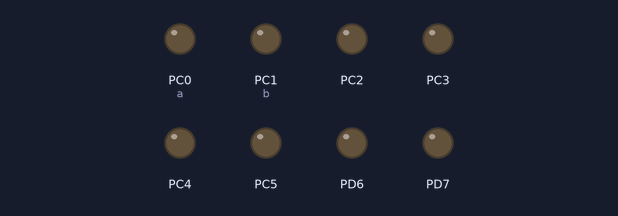
This program was run on a simulated ATmega8, built with avr-gcc and emulated at 16 MHz. Shown: output pins drawn as LEDs (lit = HIGH).

Above: at 0.07 s.
At 7.27 s:
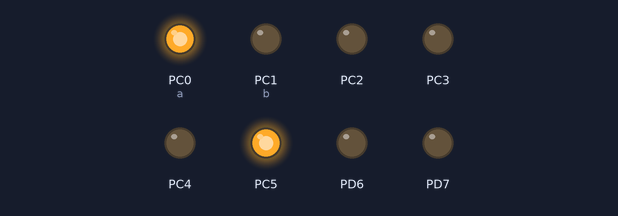
At 14.47 s:
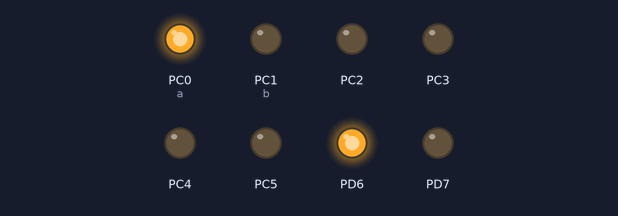
At 21.67 s:
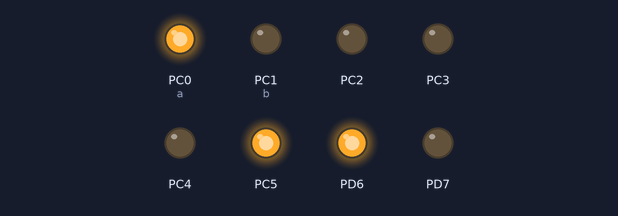
At 28.95 s:
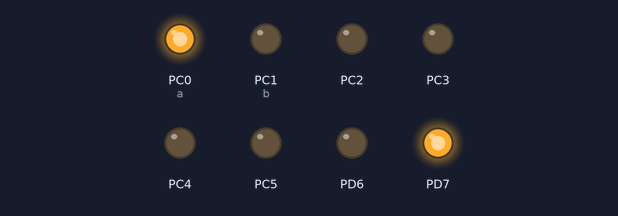
At 39.82 s:
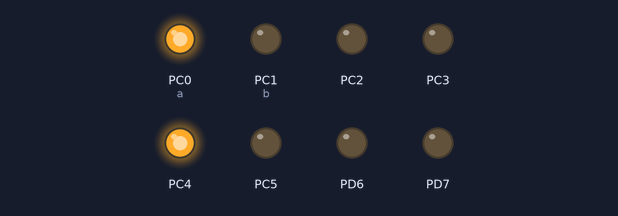
Timing chart, 0 to 40.0 s (numbered marks = the images above):
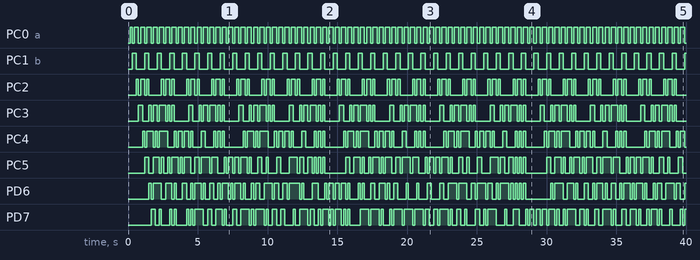

Measured:
- by itself, PC0 (a): repeats every 0.45 s: LOW 0.15 s, HIGH 0.30 s
- by itself, PC1 (b): alternates HIGH for 0.30 s and LOW for 0.60 s
- by itself, PC2: repeats every 1.8 s: LOW 0.15 s, HIGH 0.30 s, LOW 0.15 s, HIGH 0.15 s, LOW 0.90 s, HIGH 0.15 s
- by itself, PC4: moves between LOW and HIGH, repeating every 7.2 s
- by itself, PC5: moves between LOW and HIGH, repeating every 14.4 s
- by itself, PD6: LOW → HIGH at 1.5 s, → LOW 0.15 s later, → HIGH 0.15 s later, → LOW 0.60 s later, … (133 changes in this stretch)
- by itself, PD7: LOW → HIGH at 1.7 s, → LOW 0.30 s later, → HIGH 0.30 s later, → LOW 0.15 s later, … (131 changes in this stretch)
- by itself, PC3: repeats every 3.6 s: LOW 0.45 s, HIGH 0.15 s, LOW 0.15 s, HIGH 0.30 s, LOW 0.15 s, HIGH 0.45 s, 2 × (LOW 0.15 s, HIGH 0.15 s), LOW 1.1 s, HIGH 0.30 s

The program:

main.c
```c
// This program outputs 8 bits of the fibonacci sequence on port C0-C5 and D6-D7
// LEDs on PC0-PC5 & D6-D7

#define F_CPU 16000000

#include <avr/io.h>
#include <util/delay.h>


int main()
{
 // Setup
 DDRC |= 0b00111111; // set PC0-PC5 to output
 DDRD |= 0b11000000; // set PD6-PD7 to output


 // Fibonacci
 int a = 0;
 int b = 1;
 int c = 0;

 while (1) {
	c = a + b;
	_delay_ms(150);
	PORTC = 0b0000000;
	PORTC |= c;
	PORTD = 0b0000000;
	PORTD |= c;

	//

	a = b + c;
	_delay_ms(150);
	PORTC = 0b0000000;
	PORTC |= a;
	PORTD = 0b0000000;
	PORTD |= a;

	//

	b = c + a;
	_delay_ms(150);
	PORTC = 0b0000000;
	PORTC |= b;
	PORTD = 0b0000000;
	PORTD |= b;
 }

 return 0; // the program executed successfully
}
```
